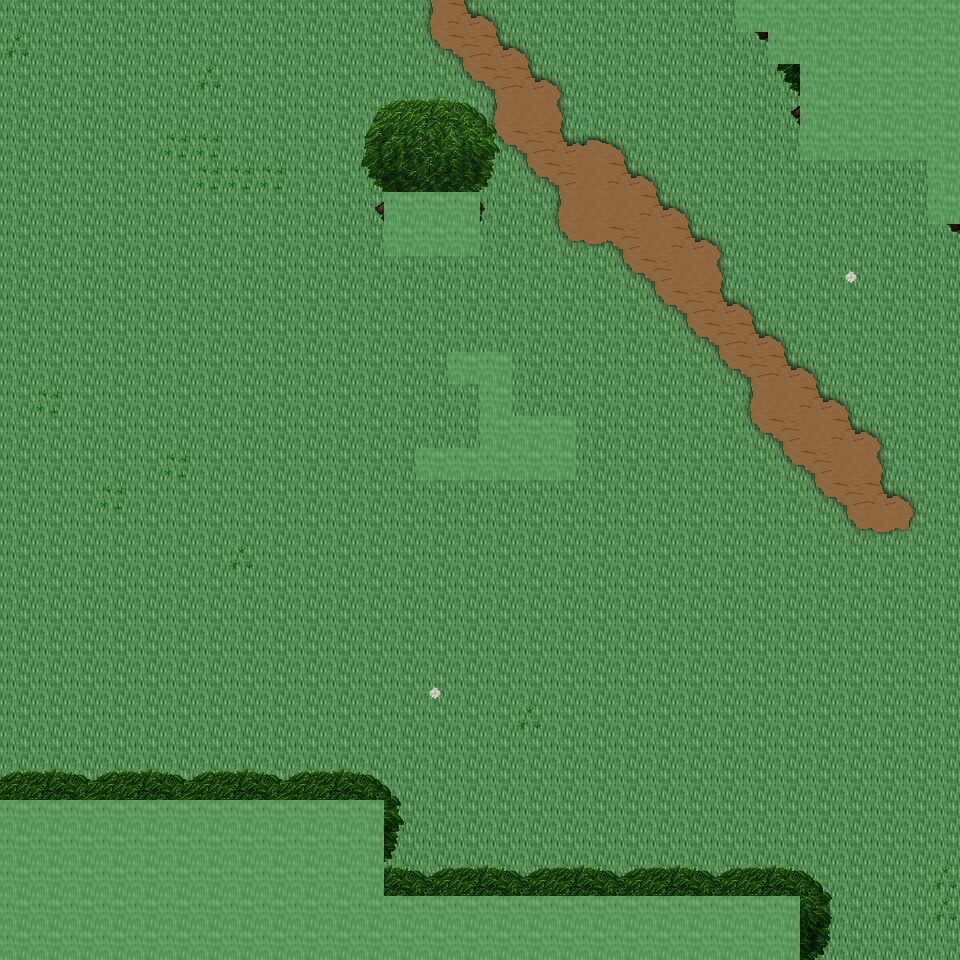

A 2D game scene composited from a Tiled map and its tileset images. What follows is a short description and the map's XML, with each tile layer's data collapsed to a summary:
An orthogonal 30x30 tile map with 32x32 px tiles, 6 tile layers (Ground, Object, Object2, Above, ...), 23 tilesets and 4 objects (4x mapExit).

<map version="1.0" orientation="orthogonal" renderorder="right-down" width="30" height="30" tilewidth="32" tileheight="32" nextobjectid="5">
  <tileset firstgid="1" name="tileset_ground_ground" tilewidth="32" tileheight="32" tilecount="33" columns="3">
    <image source="../drawable/tileset_ground_ground.png" width="96" height="352" />
  </tileset>
  <tileset firstgid="34" name="tileset_ground_rock_pebbles" tilewidth="32" tileheight="32" tilecount="3" columns="1">
    <image source="../drawable/tileset_ground_rock_pebbles.png" width="32" height="96" />
  </tileset>
  <tileset firstgid="37" name="tileset_ground_grass_edges" tilewidth="32" tileheight="32" tilecount="36" columns="12">
    <image source="../drawable/tileset_ground_grass_edges.png" width="384" height="96" />
  </tileset>
  <tileset firstgid="73" name="tileset_ground_grass_corners" tilewidth="32" tileheight="32" tilecount="24" columns="6">
    <image source="../drawable/tileset_ground_grass_corners.png" width="192" height="128" />
  </tileset>
  <tileset firstgid="97" name="tileset_plant_tree_tree_darkgreen" tilewidth="32" tileheight="32" tilecount="88" columns="8">
    <image source="../drawable/tileset_plant_tree_tree_darkgreen.png" width="256" height="352" />
  </tileset>
  <tileset firstgid="185" name="tileset_plant_grasses" tilewidth="32" tileheight="32" tilecount="6" columns="3">
    <image source="../drawable/tileset_plant_grasses.png" width="96" height="64" />
  </tileset>
  <tileset firstgid="191" name="tileset_plant_bush_bushes" tilewidth="32" tileheight="32" tilecount="10" columns="5">
    <image source="../drawable/tileset_plant_bush_bushes.png" width="160" height="64" />
  </tileset>
  <tileset firstgid="201" name="tileset_plant_tree_tree_green" tilewidth="32" tileheight="32" tilecount="88" columns="8">
    <image source="../drawable/tileset_plant_tree_tree_green.png" width="256" height="352" />
  </tileset>
  <tileset firstgid="289" name="tileset_plant_flower_daisy_white" tilewidth="32" tileheight="32" tilecount="8" columns="2">
    <image source="../drawable/tileset_plant_flower_daisy_white.png" width="64" height="128" />
  </tileset>
  <tileset firstgid="297" name="tileset_object_well" tilewidth="32" tileheight="32" tilecount="4" columns="2">
    <image source="../drawable/tileset_object_well.png" width="64" height="64" />
  </tileset>
  <tileset firstgid="301" name="tileset_item_corpse_huge_animal" tilewidth="32" tileheight="32" tilecount="16" columns="2">
    <image source="../drawable/tileset_item_corpse_huge_animal.png" width="64" height="256" />
  </tileset>
  <tileset firstgid="317" name="tileset_item_corpse_skull_pale" tilewidth="32" tileheight="32" tilecount="2" columns="2">
    <image source="../drawable/tileset_item_corpse_skull_pale.png" width="64" height="32" />
  </tileset>
  <tileset firstgid="319" name="tileset_item_statue_grey_stone" tilewidth="32" tileheight="32" tilecount="4" columns="2">
    <image source="../drawable/tileset_item_statue_grey_stone.png" width="64" height="64" />
  </tileset>
  <tileset firstgid="323" name="tileset_logic_creature_animal" tilewidth="32" tileheight="32" tilecount="32" columns="8">
    <image source="../drawable/tileset_logic_creature_animal.png" width="256" height="128" />
  </tileset>
  <tileset firstgid="355" name="tileset_logic_item_resources" tilewidth="32" tileheight="32" tilecount="6" columns="6">
    <image source="../drawable/tileset_logic_item_resources.png" width="192" height="32" />
  </tileset>
  <tileset firstgid="361" name="tileset_logic_creature_rodent" tilewidth="32" tileheight="32" tilecount="8" columns="8">
    <image source="../drawable/tileset_logic_creature_rodent.png" width="256" height="32" />
  </tileset>
  <tileset firstgid="369" name="tileset_logic_item_sheepfood" tilewidth="32" tileheight="32" tilecount="1" columns="1">
    <image source="../drawable/tileset_logic_item_sheepfood.png" width="32" height="32" />
  </tileset>
  <tileset firstgid="370" name="tileset_logic_item_sign" tilewidth="32" tileheight="32" tilecount="1" columns="1">
    <image source="../drawable/tileset_logic_item_sign.png" width="32" height="32" />
  </tileset>
  <tileset firstgid="371" name="tileset_logic_item_mushroom" tilewidth="32" tileheight="32" tilecount="6" columns="6">
    <image source="../drawable/tileset_logic_item_mushroom.png" width="192" height="32" />
  </tileset>
  <tileset firstgid="377" name="tileset_logic_collision" tilewidth="32" tileheight="32" tilecount="1" columns="1">
    <image source="../drawable/tileset_logic_collision.png" width="32" height="32" />
  </tileset>
  <tileset firstgid="378" name="tileset_logic_protection" tilewidth="32" tileheight="32" tilecount="2" columns="2">
    <image source="../drawable/tileset_logic_protection.png" width="64" height="32" />
  </tileset>
  <tileset firstgid="380" name="tileset_ground_grass_2" tilewidth="32" tileheight="32" tilecount="21" columns="3">
    <image source="../drawable/tileset_ground_grass_2.png" width="96" height="224" />
  </tileset>
  <tileset firstgid="401" name="tileset_ground_green_paving" tilewidth="32" tileheight="32" tilecount="18" columns="3">
    <image source="../drawable/tileset_ground_green_paving.png" width="96" height="192" />
  </tileset>
  <layer name="Ground" width="30" height="30">
    <data>[900 cells, 900 non-empty, 2 distinct tile ids]</data>
  </layer>
  <layer name="Object" width="30" height="30">
    <data>[900 cells, 62 non-empty, 9 distinct tile ids]</data>
  </layer>
  <layer name="Object2" width="30" height="30">
    <data>[900 cells, 75 non-empty, 26 distinct tile ids]</data>
  </layer>
  <layer name="Above" width="30" height="30">
    <data>[900 cells, 130 non-empty, 56 distinct tile ids]</data>
  </layer>
  <layer name="Above2" width="30" height="30">
    <data>[900 cells, 3 non-empty, 1 distinct tile ids]</data>
  </layer>
  <layer name="Walkable" width="30" height="30">
    <data>[900 cells, 133 non-empty, 1 distinct tile ids]</data>
  </layer>
  <objectgroup name="MapEvents">
    <object id="1" name="north" type="mapExit" x="0" y="0" width="736" height="32">
      <properties>
        <property name="map" value="level_0_x120_y61" />
        <property name="x" value="0" />
        <property name="y" value="28" />
      </properties>
    </object>
    <object id="2" name="south" type="mapExit" x="800" y="928" width="160" height="32">
      <properties>
        <property name="map" value="level_0_x120_y63" />
        <property name="x" value="25" />
        <property name="y" value="1" />
      </properties>
    </object>
    <object id="3" name="west" type="mapExit" x="0" y="0" width="32" height="800">
      <properties>
        <property name="map" value="level_0_x119_y62" />
        <property name="x" value="28" />
        <property name="y" value="0" />
      </properties>
    </object>
    <object id="4" name="east" type="mapExit" x="928" y="224" width="32" height="736">
      <properties>
        <property name="map" value="level_0_x121_y62" />
        <property name="x" value="1" />
        <property name="y" value="7" />
      </properties>
    </object>
  </objectgroup>
</map>
